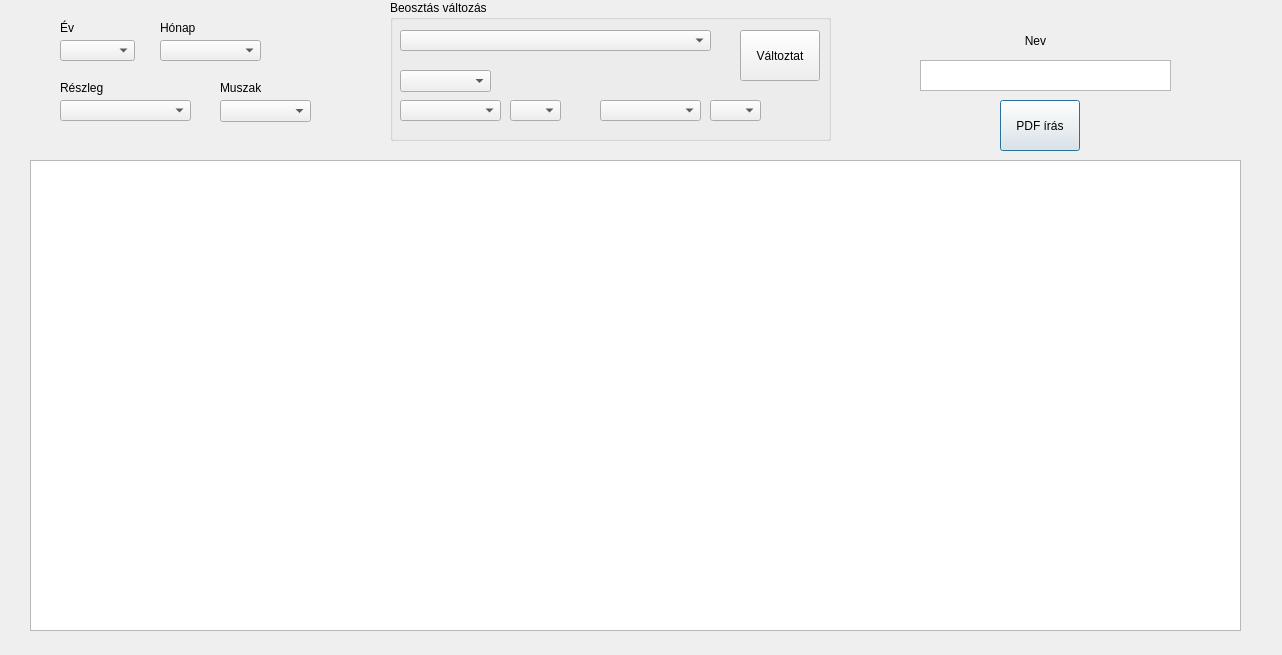
<?xml version="1.0" encoding="UTF-8"?>
<ui version="4.0">
 <class>General</class>
 <widget class="QDialog" name="General">
  <property name="geometry">
   <rect>
    <x>0</x>
    <y>0</y>
    <width>1282</width>
    <height>655</height>
   </rect>
  </property>
  <property name="windowTitle">
   <string>Muszak beosztas</string>
  </property>
  <widget class="QTableView" name="naptar">
   <property name="geometry">
    <rect>
     <x>30</x>
     <y>160</y>
     <width>1211</width>
     <height>471</height>
    </rect>
   </property>
   <property name="font">
    <font>
     <pointsize>9</pointsize>
     <weight>50</weight>
     <bold>false</bold>
    </font>
   </property>
   <property name="editTriggers">
    <set>QAbstractItemView::NoEditTriggers</set>
   </property>
  </widget>
  <widget class="QComboBox" name="Honap">
   <property name="geometry">
    <rect>
     <x>160</x>
     <y>40</y>
     <width>101</width>
     <height>21</height>
    </rect>
   </property>
   <property name="font">
    <font>
     <family>Arial</family>
     <pointsize>12</pointsize>
     <weight>75</weight>
     <bold>true</bold>
    </font>
   </property>
   <property name="currentIndex">
    <number>-1</number>
   </property>
  </widget>
  <widget class="QComboBox" name="Ev">
   <property name="geometry">
    <rect>
     <x>60</x>
     <y>40</y>
     <width>75</width>
     <height>21</height>
    </rect>
   </property>
   <property name="font">
    <font>
     <family>Arial</family>
     <pointsize>12</pointsize>
     <weight>75</weight>
     <bold>true</bold>
    </font>
   </property>
  </widget>
  <widget class="QComboBox" name="reszleg">
   <property name="geometry">
    <rect>
     <x>60</x>
     <y>100</y>
     <width>131</width>
     <height>21</height>
    </rect>
   </property>
   <property name="font">
    <font>
     <family>Arial</family>
     <pointsize>12</pointsize>
     <weight>75</weight>
     <bold>true</bold>
    </font>
   </property>
  </widget>
  <widget class="QLabel" name="label">
   <property name="geometry">
    <rect>
     <x>60</x>
     <y>80</y>
     <width>51</width>
     <height>16</height>
    </rect>
   </property>
   <property name="text">
    <string>Részleg</string>
   </property>
  </widget>
  <widget class="QLabel" name="label_2">
   <property name="geometry">
    <rect>
     <x>220</x>
     <y>80</y>
     <width>41</width>
     <height>16</height>
    </rect>
   </property>
   <property name="text">
    <string>Muszak</string>
   </property>
  </widget>
  <widget class="QComboBox" name="muszakCombo">
   <property name="geometry">
    <rect>
     <x>220</x>
     <y>100</y>
     <width>91</width>
     <height>22</height>
    </rect>
   </property>
   <property name="font">
    <font>
     <family>Arial</family>
     <pointsize>12</pointsize>
     <weight>75</weight>
     <bold>true</bold>
    </font>
   </property>
  </widget>
  <widget class="QPushButton" name="pdfButton">
   <property name="geometry">
    <rect>
     <x>1000</x>
     <y>100</y>
     <width>80</width>
     <height>51</height>
    </rect>
   </property>
   <property name="text">
    <string>PDF írás</string>
   </property>
  </widget>
  <widget class="QTextEdit" name="pdfNev">
   <property name="geometry">
    <rect>
     <x>920</x>
     <y>60</y>
     <width>251</width>
     <height>31</height>
    </rect>
   </property>
  </widget>
  <widget class="QLabel" name="label_3">
   <property name="geometry">
    <rect>
     <x>930</x>
     <y>30</y>
     <width>211</width>
     <height>21</height>
    </rect>
   </property>
   <property name="text">
    <string>Nev</string>
   </property>
   <property name="alignment">
    <set>Qt::AlignCenter</set>
   </property>
  </widget>
  <widget class="QLabel" name="label_4">
   <property name="geometry">
    <rect>
     <x>60</x>
     <y>20</y>
     <width>51</width>
     <height>16</height>
    </rect>
   </property>
   <property name="text">
    <string>Év</string>
   </property>
  </widget>
  <widget class="QLabel" name="label_5">
   <property name="geometry">
    <rect>
     <x>160</x>
     <y>20</y>
     <width>51</width>
     <height>16</height>
    </rect>
   </property>
   <property name="text">
    <string>Hónap</string>
   </property>
  </widget>
  <widget class="QGroupBox" name="groupBox">
   <property name="geometry">
    <rect>
     <x>390</x>
     <y>0</y>
     <width>441</width>
     <height>141</height>
    </rect>
   </property>
   <property name="title">
    <string>Beosztás változás</string>
   </property>
   <widget class="QComboBox" name="dolgozo">
    <property name="geometry">
     <rect>
      <x>10</x>
      <y>30</y>
      <width>311</width>
      <height>21</height>
     </rect>
    </property>
    <property name="font">
     <font>
      <family>Arial</family>
      <pointsize>12</pointsize>
      <weight>75</weight>
      <bold>true</bold>
     </font>
    </property>
   </widget>
   <widget class="QComboBox" name="muszakValt">
    <property name="geometry">
     <rect>
      <x>10</x>
      <y>70</y>
      <width>91</width>
      <height>22</height>
     </rect>
    </property>
    <property name="font">
     <font>
      <family>Arial</family>
      <pointsize>12</pointsize>
      <weight>75</weight>
      <bold>true</bold>
     </font>
    </property>
   </widget>
   <widget class="QComboBox" name="HonapValt">
    <property name="geometry">
     <rect>
      <x>10</x>
      <y>100</y>
      <width>101</width>
      <height>21</height>
     </rect>
    </property>
    <property name="font">
     <font>
      <family>Arial</family>
      <pointsize>12</pointsize>
      <weight>75</weight>
      <bold>true</bold>
     </font>
    </property>
    <property name="currentIndex">
     <number>-1</number>
    </property>
   </widget>
   <widget class="QComboBox" name="NapValt">
    <property name="geometry">
     <rect>
      <x>120</x>
      <y>100</y>
      <width>51</width>
      <height>21</height>
     </rect>
    </property>
    <property name="font">
     <font>
      <family>Arial</family>
      <pointsize>12</pointsize>
      <weight>75</weight>
      <bold>true</bold>
     </font>
    </property>
    <property name="currentIndex">
     <number>-1</number>
    </property>
   </widget>
   <widget class="QComboBox" name="HonapValt2">
    <property name="geometry">
     <rect>
      <x>210</x>
      <y>100</y>
      <width>101</width>
      <height>21</height>
     </rect>
    </property>
    <property name="font">
     <font>
      <family>Arial</family>
      <pointsize>12</pointsize>
      <weight>75</weight>
      <bold>true</bold>
     </font>
    </property>
    <property name="currentIndex">
     <number>-1</number>
    </property>
   </widget>
   <widget class="QComboBox" name="NapValt2">
    <property name="geometry">
     <rect>
      <x>320</x>
      <y>100</y>
      <width>51</width>
      <height>21</height>
     </rect>
    </property>
    <property name="font">
     <font>
      <family>Arial</family>
      <pointsize>12</pointsize>
      <weight>75</weight>
      <bold>true</bold>
     </font>
    </property>
    <property name="currentIndex">
     <number>-1</number>
    </property>
   </widget>
   <widget class="QPushButton" name="ValtoztatButton">
    <property name="geometry">
     <rect>
      <x>350</x>
      <y>30</y>
      <width>80</width>
      <height>51</height>
     </rect>
    </property>
    <property name="text">
     <string>Változtat</string>
    </property>
   </widget>
  </widget>
 </widget>
 <resources/>
 <connections/>
</ui>
